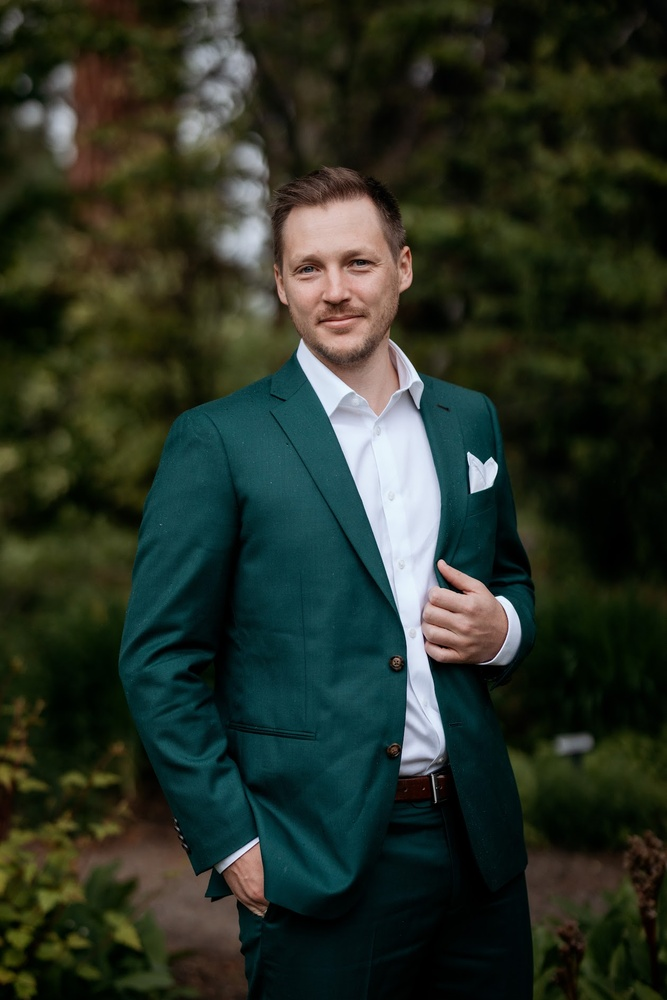
#> input picture content/Neural Style Transfer/content_image.jpg, 667 x 1000 px, shrunk from 1260 x 1890 before the run
$ python -i comp.py   (imports and definitions only)   (older library calls are emulated)
#> lines starting #> are read from the running program, lines starting #| are printed output that depends on the picture; after the words box and inside, x2 and y2 are one past the last pixel; in counts of white or black regions, pixels touching at a corner belong together
""" Panoramas

"""

import cv2
import numpy as np
import scipy as sp
import scipy.ndimage as nd


# [256 lines left out: functions getImageCorners, findMatchesBetweenImages, findHomography, getBoundingCorners, warpCanvas, not called in this run]


def createImageMask(image):
    """
    This method creates a mask representing all the "valid" pixels of an image
    and excludes the black border pixels that are introduced as part of
    processing.

    Parameters
    ----------
    image : numpy.ndarray
        A grayscale or color image (test cases only use uint8 channels)

    Returns
    -------
    numpy.ndarray(dtype=dtype.bool)
        An 2d-array of bools with the same height and width as the input image.
        True values indicate any pixel that is part of the image and false values
        indicate empty border pixels.

    Notes
    -----
    There are a number of ways to find the mask.  It is recommended that you
    read the documentation for cv2.findContours and cv2.drawContours. If you
    choose to use cv2.findContours, use mode=cv2.RETR_EXTERNAL,method = cv2.CHAIN_APPROX_SIMPLE.
    """
    h, w, d = np.atleast_3d(image).shape
#> h = 1000; w = 667; d = 3
    mask = np.zeros((h, w), dtype=np.bool)

    # Convert to grayscale
    if len(image.shape) > 2:
        image = cv2.cvtColor(image, cv2.COLOR_RGB2GRAY)
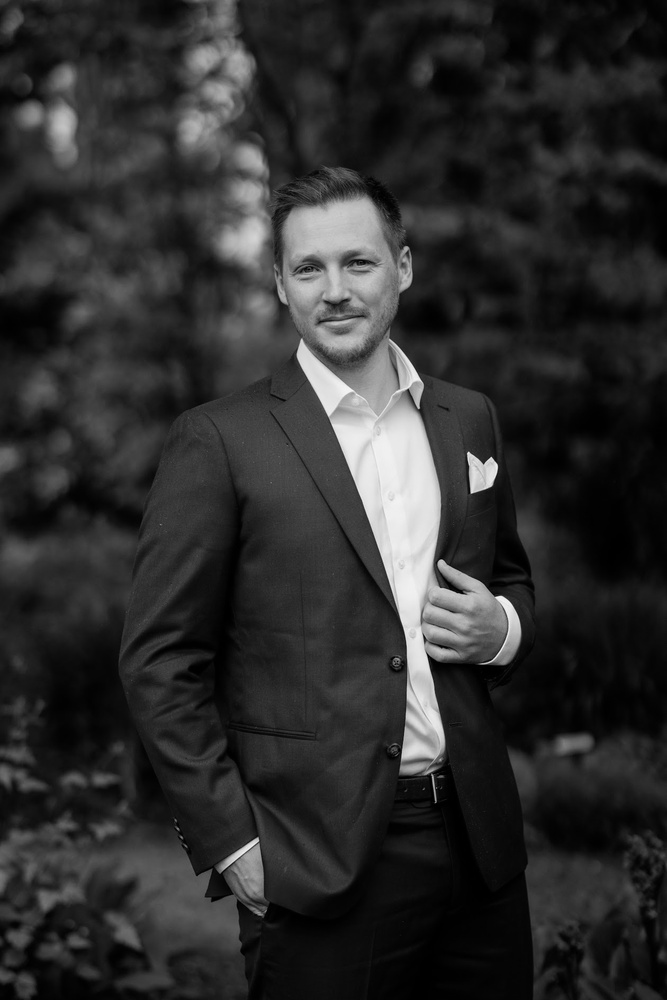
#> image: shape (1000, 667); min 0, max 247, mean 45.1

    # Create a completely black image
    black_image = np.zeros((image.shape[0], image.shape[1]), np.uint8)

    # Apply a threshold filter, converting all pixels with values about 1 to 255
    _, threshold = cv2.threshold(image, 1, 255, cv2.THRESH_BINARY)
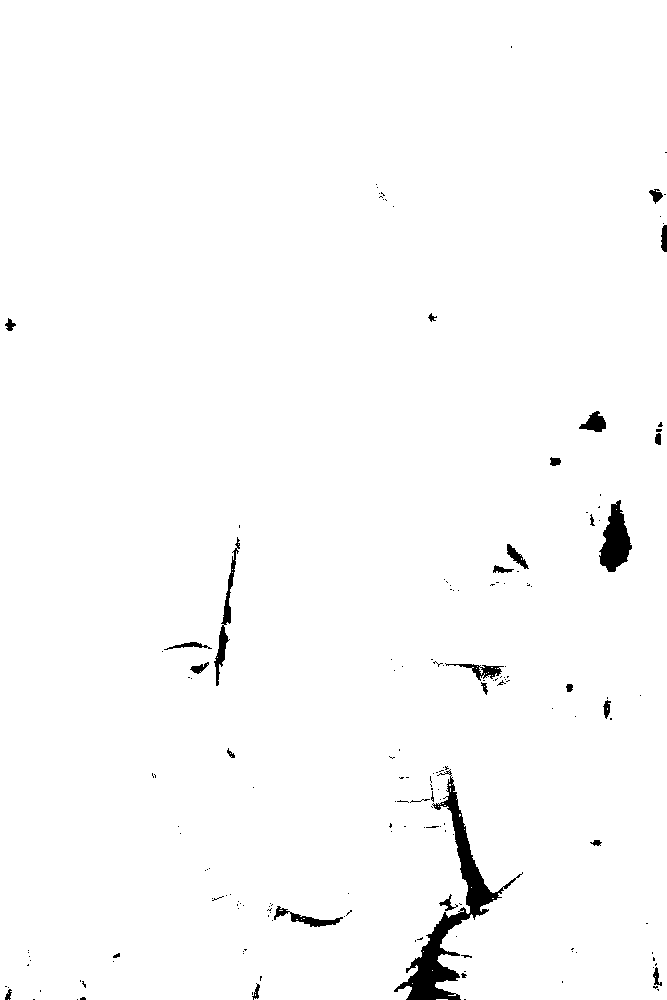
#> threshold: shape (1000, 667); 98.5% white; 177 black regions (148 under 20 px)

    # Determine the contours of the threshold image
    contours, _ = cv2.findContours(threshold, cv2.RETR_TREE, cv2.CHAIN_APPROX_SIMPLE)
#> contours = 283 contours, 245 with area under 20; largest, box (x1, y1, x2, y2) and area: (0, 0, 667, 1000) 660074, (598, 499, 633, 573) 1458, (220, 547, 240, 626) 440, (445, 663, 505, 682) 433, (213, 624, 230, 687) 416

    # Draw the contours, filling with white
    image_mask = cv2.drawContours(
        black_image,
        contours,
        contourIdx=-1,
        color=(255, 255, 255),
        thickness=cv2.FILLED,
    )
    # mask = np.ones_like(image)
    # for i in range(image_mask.shape[2]):
    #     mask = np.logical_or(mask, mask[i])
    return mask.astype(np.bool)


# [187 lines left out: functions createRegionMasks, findDistanceToMask, generateAlphaWeights, blendImagePair, not called in this run]

>>> import cv2
>>> picture = cv2.cvtColor(cv2.imread('../Neural Style Transfer/content_image.jpg'), cv2.COLOR_BGR2RGB)
>>> result = createImageMask(picture)
#> result: shape (1000, 667) bool; every value is 0
